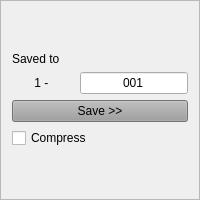
                  <widget class="QFrame" name="frame_5">
                   <property name="sizePolicy">
                    <sizepolicy hsizetype="Fixed" vsizetype="Preferred">
                     <horstretch>0</horstretch>
                     <verstretch>0</verstretch>
                    </sizepolicy>
                   </property>
                   <property name="frameShape">
                    <enum>QFrame::StyledPanel</enum>
                   </property>
                   <property name="frameShadow">
                    <enum>QFrame::Raised</enum>
                   </property>
                   <layout class="QVBoxLayout" name="verticalLayout_22">
                    <item>
                     <layout class="QVBoxLayout" name="verticalLayout_21">
                      <item>
                       <spacer name="verticalSpacer">
                        <property name="orientation">
                         <enum>Qt::Vertical</enum>
                        </property>
                        <property name="sizeHint" stdset="0">
                         <size>
                          <width>20</width>
                          <height>40</height>
                         </size>
                        </property>
                       </spacer>
                      </item>
                      <item>
                       <widget class="QLabel" name="label_8">
                        <property name="text">
                         <string>Saved to</string>
                        </property>
                        <property name="alignment">
                         <set>Qt::AlignLeading|Qt::AlignLeft|Qt::AlignVCenter</set>
                        </property>
                       </widget>
                      </item>
                      <item>
                       <layout class="QHBoxLayout" name="horizontalLayout_11">
                        <item>
                         <widget class="QLabel" name="label_9">
                          <property name="text">
                           <string>1 - </string>
                          </property>
                          <property name="alignment">
                           <set>Qt::AlignCenter</set>
                          </property>
                         </widget>
                        </item>
                        <item>
                         <widget class="QLineEdit" name="ledit_numImageSave">
                          <property name="sizePolicy">
                           <sizepolicy hsizetype="Fixed" vsizetype="Fixed">
                            <horstretch>0</horstretch>
                            <verstretch>0</verstretch>
                           </sizepolicy>
                          </property>
                          <property name="inputMethodHints">
                           <set>Qt::ImhNone</set>
                          </property>
                          <property name="text">
                           <string>001</string>
                          </property>
                          <property name="alignment">
                           <set>Qt::AlignCenter</set>
                          </property>
                         </widget>
                        </item>
                       </layout>
                      </item>
                      <item>
                       <widget class="QPushButton" name="btn_saveImage">
                        <property name="styleSheet">
                         <string notr="true">background-color: rgb(158, 158, 158);</string>
                        </property>
                        <property name="text">
                         <string>Save &gt;&gt;</string>
                        </property>
                       </widget>
                      </item>
                      <item>
                       <widget class="QCheckBox" name="cbox_Compress">
                        <property name="layoutDirection">
                         <enum>Qt::LeftToRight</enum>
                        </property>
                        <property name="text">
                         <string>Compress</string>
                        </property>
                       </widget>
                      </item>
                      <item>
                       <spacer name="verticalSpacer_2">
                        <property name="orientation">
                         <enum>Qt::Vertical</enum>
                        </property>
                        <property name="sizeHint" stdset="0">
                         <size>
                          <width>20</width>
                          <height>40</height>
                         </size>
                        </property>
                       </spacer>
                      </item>
                     </layout>
                    </item>
                   </layout>
                  </widget>
